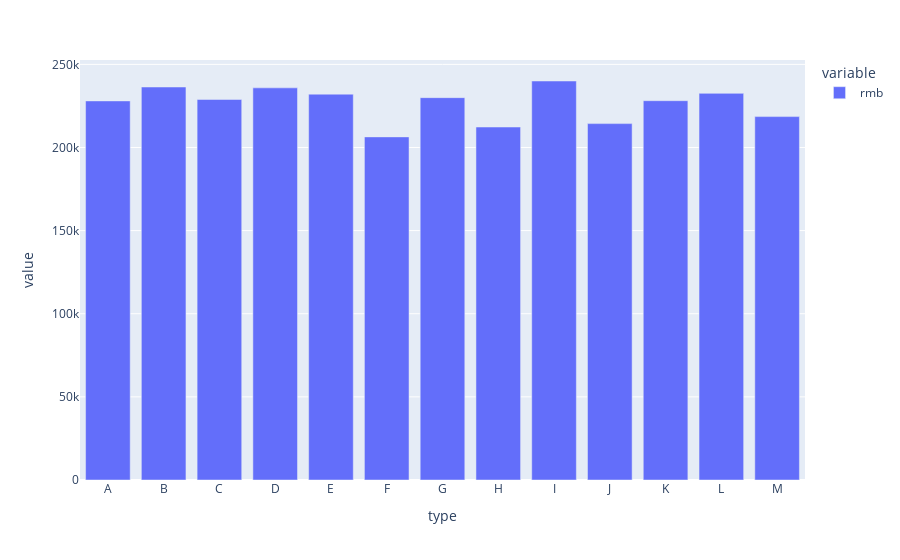

Write notebook code for a chart like this one.
### Code cell
#画图显示法各个类型费用变化情况 （超纲） （ df.plot.bar() ）
pd.options.plotting.backend = 'plotly'
sum_df = total_df.groupby(['type']).sum()
fig1 = sum_df.plot.bar()
fig1.show()

### Figure 1 — Plotly figure (JSON) as saved in the notebook; plotly's stock layout.template omitted (floating-point values rounded to 4 significant figures)
{"data": [{"alignmentgroup": "True", "hovertemplate": "variable=rmb<br>type=%{x}<br>value=%{y}<extra></extra>", "legendgroup": "rmb", "marker": {"color": "#636efa"}, "name": "rmb", "offsetgroup": "rmb", "orientation": "v", "showlegend": true, "textposition": "auto", "type": "bar", "x": ["A", "B", "C", "D", "E", "F", "G", "H", "I", "J", "K", "L", "M"], "xaxis": "x", "y": [228007, 236375, 228876, 235864, 232074, 206378, 229962, 212301, 239990, 214356, 228146, 232547, 218575], "yaxis": "y"}], "layout": {"barmode": "relative", "legend": {"title": {"text": "variable"}, "tracegroupgap": 0}, "margin": {"t": 60}, "xaxis": {"anchor": "y", "domain": [0, 1], "title": {"text": "type"}}, "yaxis": {"anchor": "x", "domain": [0, 1], "title": {"text": "value"}}}}
